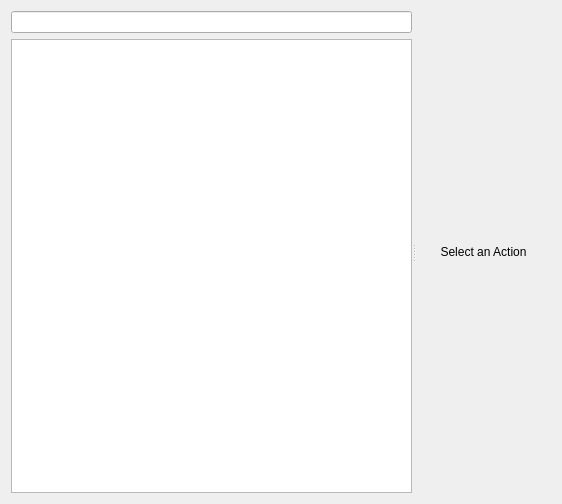
<ui version="4.0" >
 <class>PkKAuthorization</class>
 <widget class="QWidget" name="PkKAuthorization" >
  <property name="geometry" >
   <rect>
    <x>0</x>
    <y>0</y>
    <width>562</width>
    <height>504</height>
   </rect>
  </property>
  <property name="windowTitle" >
   <string>Authorizations</string>
  </property>
  <layout class="QGridLayout" name="gridLayout" >
   <item row="0" column="0" >
    <widget class="QSplitter" name="splitter" >
     <property name="orientation" >
      <enum>Qt::Horizontal</enum>
     </property>
     <property name="childrenCollapsible" >
      <bool>false</bool>
     </property>
     <widget class="QWidget" name="verticalLayoutWidget" >
      <layout class="QVBoxLayout" name="verticalLayout" >
       <item>
        <widget class="KLineEdit" name="searchLine" >
         <property name="clickMessage" >
          <string comment="Search for the entered word in available actions and groups" >Search</string>
         </property>
         <property name="showClearButton" stdset="0" >
          <bool>true</bool>
         </property>
        </widget>
       </item>
       <item>
        <widget class="QTreeView" name="treeView" >
         <property name="alternatingRowColors" >
          <bool>true</bool>
         </property>
        </widget>
       </item>
      </layout>
     </widget>
     <widget class="QWidget" native="1" name="widget" >
      <layout class="QGridLayout" name="gridLayout_2" >
       <item row="0" column="0" >
        <widget class="QLabel" name="label" >
         <property name="text" >
          <string>Select an Action</string>
         </property>
         <property name="alignment" >
          <set>Qt::AlignCenter</set>
         </property>
        </widget>
       </item>
      </layout>
     </widget>
    </widget>
   </item>
  </layout>
 </widget>
 <customwidgets>
  <customwidget>
   <class>KLineEdit</class>
   <extends>QLineEdit</extends>
   <header>klineedit.h</header>
  </customwidget>
 </customwidgets>
 <resources/>
 <connections/>
</ui>
